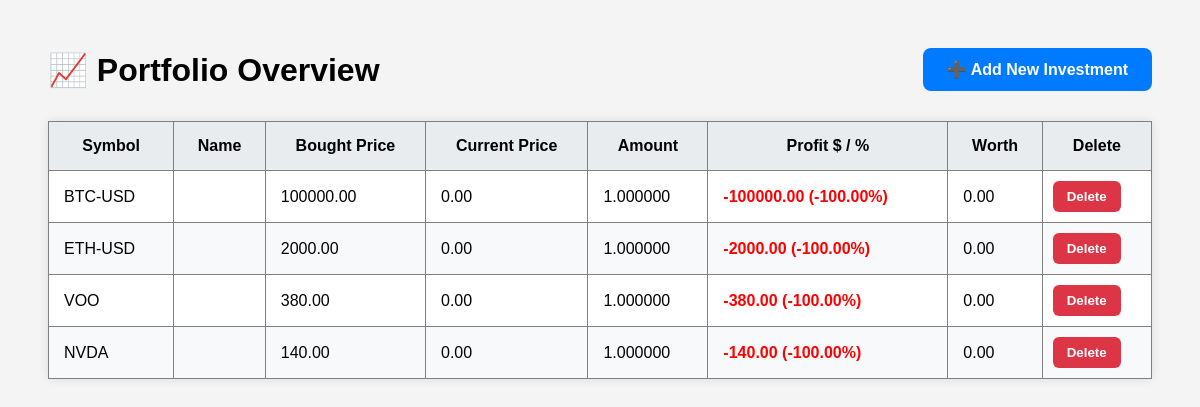
/portfolio/, run on an earlier commit of the app's database.
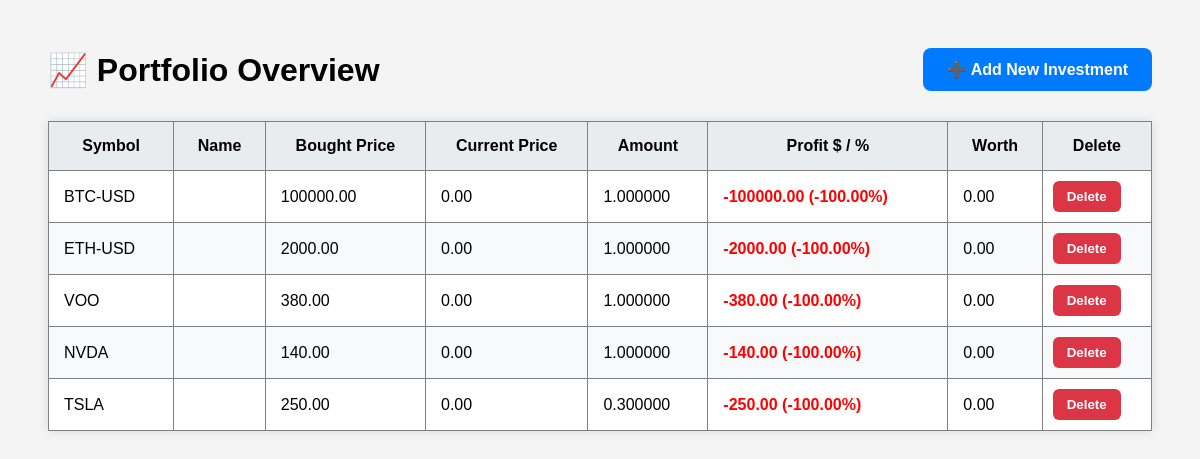
And on a later commit of the database.
### portfolio/models.py (models this page shows, shortened)
class portfolioItem(models.Model):
    symbol = models.CharField(max_length=10)
    boughtPrice = models.DecimalField(max_digits=8, decimal_places=2)
    amount = models.DecimalField(max_digits=10,decimal_places=6)
    @property
    def name(self):
        try:
            ticker = yf.Ticker(self.symbol)
            return ticker.info.get("longName","Unknown")
        except:
            return "Error"
    @property
    def currentPrice(self):
        try:
            ticker = yf.Ticker(self.symbol)
            return Decimal(str(ticker.info.get('regularMarketPrice', 0)))
        except:
            return Decimal("0.00")
    @property
    def profit(self):
        return self.currentPrice - self.boughtPrice
    @property
    def worth(self):
        return self.currentPrice * self.amount
    @property
    def profitPercentage(self):
     try:
        return (self.profit / self.boughtPrice) * 100
     except ZeroDivisionError:
        return 0

### portfolio/views.py (the view)
# urls.py: path('', lambda request: redirect('portfolio_list')),
def portfolio_list(request):
    items = portfolioItem.objects.all()
    return render(request,'portfolio/portfolio_list.html',{'items':items})

### portfolio/templates/portfolio/portfolio_list.html (shortened to what this page needs)
<!DOCTYPE html>
<html>
<head>
</head>
<body style="font-family: Arial, sans-serif; padding: 40px; background-color: #f4f4f4;">
    <div style="display: flex; justify-content: space-between; align-items: center; margin-bottom: 30px;">
        <h1 style="margin: 0;">📈 Portfolio Overview</h1>
        <a href="{% url 'add_investment' %}">
            <button style="
                padding: 12px 24px;
                font-size: 16px;
                font-weight: bold;
                background-color: #007bff;
                color: white;
                border: none;
                border-radius: 8px;
                cursor: pointer;
            ">
                ➕ Add New Investment
            </button>
        </a>
    </div>
    <table border="1" style="
        width: 100%;
        border-collapse: collapse;
        background-color: white;
        box-shadow: 0 0 10px rgba(0,0,0,0.1);
    ">
        <tr style="background-color: #e9ecef;">
            <th style="padding: 15px;">Symbol</th>
            <th style="padding: 15px;">Name</th>
            <th style="padding: 15px;">Bought Price</th>
            <th style="padding: 15px;">Current Price</th>
            <th style="padding: 15px;">Amount</th>
            <th style="padding: 15px;">Profit $ / %</th>
            <th style="padding: 15px;">Worth</th>
            <th style="padding: 15px;">Delete</th>
        </tr>
        {% for item in items %}
        <tr style="background-color: {% cycle '#ffffff' '#f8f9fa' %};">
            <td style="padding: 15px;">{{ item.symbol }}</td>
            <td style="padding: 15px;">{{ item.name }}</td>
            <td style="padding: 15px;">{{ item.boughtPrice }}</td>
            <td style="padding: 15px;">{{ item.currentPrice }}</td>
            <td style="padding: 15px;">{{ item.amount }}</td>
            <td style="padding: 15px;">
                {% if item.profit > 0 %}
                    <span style="color: green; font-weight: bold;">
                        +{{ item.profit|floatformat:2 }} (+{{ item.profitPercentage|floatformat:2 }}%)
                    </span>
                {% elif item.profit < 0 %}
                    <span style="color: red; font-weight: bold;">
                        {{ item.profit|floatformat:2 }} ({{ item.profitPercentage|floatformat:2 }}%)
                    </span>
                {% else %}
                    <span style="color: gray; font-weight: bold;">
                        0.00 (0.00%)
                    </span>
                {% endif %}
            </td>
            <td style="padding: 15px;">{{ item.worth|floatformat:2 }}</td>
            <td style="padding: 10px;">
                <a href="{% url 'delete_investment' item.id %}">
                    <button style="
                        padding: 8px 14px;
                        background-color: #dc3545;
                        color: white;
                        font-weight: bold;
                        border: none;
                        border-radius: 6px;
                        cursor: pointer;
                    ">
                        Delete
                    </button>
                </a>
            </td>
        </tr>
        {% endfor %}
    </table>
</body>
</html>

What changed in the data, as far as the page shows it:
added portfolioItem: symbol "TSLA", boughtPrice "250.00", currentPrice "0.00", amount "0.300000", profit "-250.00", profitPercentage "-100.00", worth "0.00"
